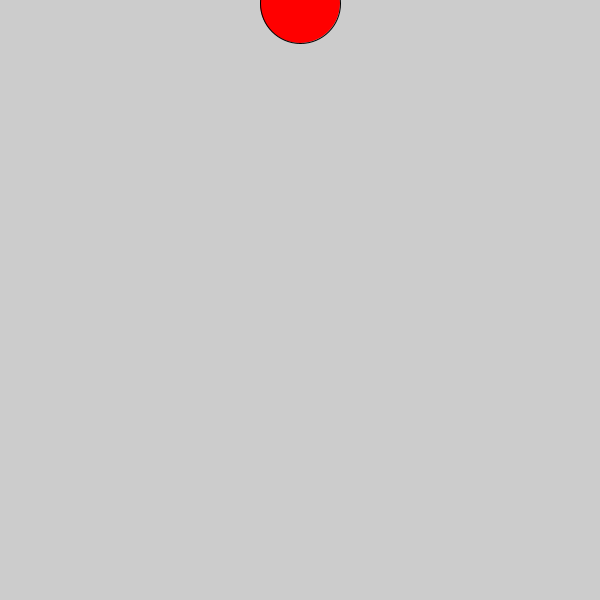
Frame 1 (no input)
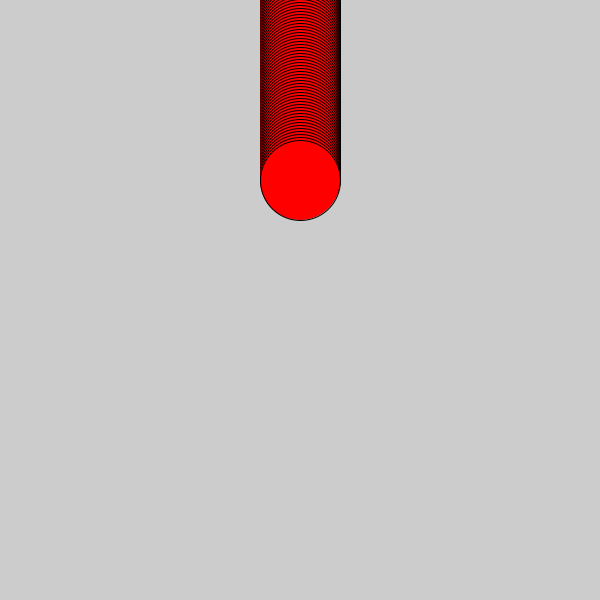
Frame 60 (the mouse pressed at the canvas centre just before this capture)
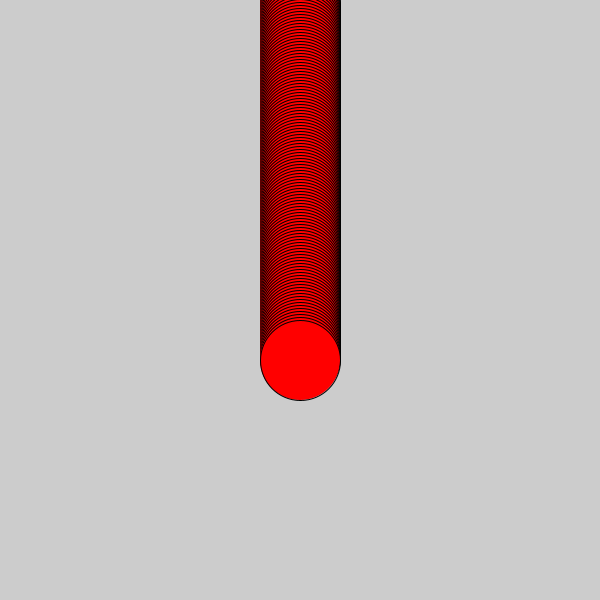
Frame 120 (the mouse held since frame 60 and released just before this capture)

The Processing sketch that drew these frames (run headless with seeded random() and noise(); from frame 60 on, the mouse is pressed at the canvas centre):

// Processing sketch: processing_144677
// ── processing_144677.pde

// Konkuk University
 // Department of Dynamic Media
 // SOS iDesign
// Name: PARK Hyebin
 // ID: 201420081

float xPos = 0;
float diameter = 80;

void setup(){
size (600, 600);
smooth();
 }

void draw(){
 // background (0);
  
  xPos = xPos + 3;
  
  if (xPos > height + diameter){
    xPos = -diameter;
 }
fill(255, 0, 0);
ellipse (height/2 ,xPos, diameter, diameter);
}
